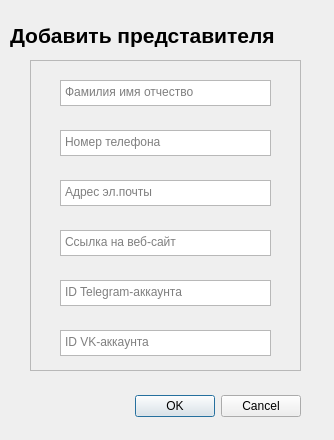
<?xml version="1.0" encoding="UTF-8"?>
<ui version="4.0">
 <class>Dialog_Representatives_add</class>
 <widget class="QDialog" name="Dialog_Representatives_add">
  <property name="geometry">
   <rect>
    <x>0</x>
    <y>0</y>
    <width>334</width>
    <height>440</height>
   </rect>
  </property>
  <property name="windowTitle">
   <string>Добавление представителя</string>
  </property>
  <property name="styleSheet">
   <string notr="true"/>
  </property>
  <widget class="QDialogButtonBox" name="buttonBox">
   <property name="geometry">
    <rect>
     <x>50</x>
     <y>390</y>
     <width>251</width>
     <height>32</height>
    </rect>
   </property>
   <property name="orientation">
    <enum>Qt::Horizontal</enum>
   </property>
   <property name="standardButtons">
    <set>QDialogButtonBox::Cancel|QDialogButtonBox::Ok</set>
   </property>
  </widget>
  <widget class="QFrame" name="frame_5">
   <property name="geometry">
    <rect>
     <x>30</x>
     <y>60</y>
     <width>271</width>
     <height>311</height>
    </rect>
   </property>
   <property name="styleSheet">
    <string notr="true"/>
   </property>
   <property name="frameShape">
    <enum>QFrame::StyledPanel</enum>
   </property>
   <property name="frameShadow">
    <enum>QFrame::Raised</enum>
   </property>
   <widget class="QTextEdit" name="te_rep_fullname">
    <property name="geometry">
     <rect>
      <x>30</x>
      <y>20</y>
      <width>211</width>
      <height>26</height>
     </rect>
    </property>
    <property name="tabletTracking">
     <bool>false</bool>
    </property>
    <property name="contextMenuPolicy">
     <enum>Qt::DefaultContextMenu</enum>
    </property>
    <property name="styleSheet">
     <string notr="true"/>
    </property>
    <property name="inputMethodHints">
     <set>Qt::ImhNone</set>
    </property>
    <property name="frameShape">
     <enum>QFrame::StyledPanel</enum>
    </property>
    <property name="frameShadow">
     <enum>QFrame::Sunken</enum>
    </property>
    <property name="horizontalScrollBarPolicy">
     <enum>Qt::ScrollBarAsNeeded</enum>
    </property>
    <property name="tabChangesFocus">
     <bool>false</bool>
    </property>
    <property name="undoRedoEnabled">
     <bool>true</bool>
    </property>
    <property name="overwriteMode">
     <bool>false</bool>
    </property>
    <property name="acceptRichText">
     <bool>true</bool>
    </property>
    <property name="placeholderText">
     <string>Фамилия имя отчество</string>
    </property>
   </widget>
   <widget class="QTextEdit" name="te_rep_website">
    <property name="geometry">
     <rect>
      <x>30</x>
      <y>170</y>
      <width>211</width>
      <height>26</height>
     </rect>
    </property>
    <property name="tabletTracking">
     <bool>false</bool>
    </property>
    <property name="contextMenuPolicy">
     <enum>Qt::DefaultContextMenu</enum>
    </property>
    <property name="styleSheet">
     <string notr="true"/>
    </property>
    <property name="inputMethodHints">
     <set>Qt::ImhNone</set>
    </property>
    <property name="frameShape">
     <enum>QFrame::StyledPanel</enum>
    </property>
    <property name="frameShadow">
     <enum>QFrame::Sunken</enum>
    </property>
    <property name="horizontalScrollBarPolicy">
     <enum>Qt::ScrollBarAsNeeded</enum>
    </property>
    <property name="tabChangesFocus">
     <bool>false</bool>
    </property>
    <property name="undoRedoEnabled">
     <bool>true</bool>
    </property>
    <property name="overwriteMode">
     <bool>false</bool>
    </property>
    <property name="acceptRichText">
     <bool>true</bool>
    </property>
    <property name="placeholderText">
     <string>Ссылка на веб-сайт</string>
    </property>
   </widget>
   <widget class="QTextEdit" name="te_rep_email">
    <property name="geometry">
     <rect>
      <x>30</x>
      <y>120</y>
      <width>211</width>
      <height>26</height>
     </rect>
    </property>
    <property name="tabletTracking">
     <bool>false</bool>
    </property>
    <property name="contextMenuPolicy">
     <enum>Qt::DefaultContextMenu</enum>
    </property>
    <property name="styleSheet">
     <string notr="true"/>
    </property>
    <property name="inputMethodHints">
     <set>Qt::ImhNone</set>
    </property>
    <property name="frameShape">
     <enum>QFrame::StyledPanel</enum>
    </property>
    <property name="frameShadow">
     <enum>QFrame::Sunken</enum>
    </property>
    <property name="horizontalScrollBarPolicy">
     <enum>Qt::ScrollBarAsNeeded</enum>
    </property>
    <property name="tabChangesFocus">
     <bool>false</bool>
    </property>
    <property name="undoRedoEnabled">
     <bool>true</bool>
    </property>
    <property name="overwriteMode">
     <bool>false</bool>
    </property>
    <property name="acceptRichText">
     <bool>true</bool>
    </property>
    <property name="placeholderText">
     <string>Адрес эл.почты</string>
    </property>
   </widget>
   <widget class="QTextEdit" name="te_rep_telegram">
    <property name="geometry">
     <rect>
      <x>30</x>
      <y>220</y>
      <width>211</width>
      <height>26</height>
     </rect>
    </property>
    <property name="tabletTracking">
     <bool>false</bool>
    </property>
    <property name="contextMenuPolicy">
     <enum>Qt::DefaultContextMenu</enum>
    </property>
    <property name="styleSheet">
     <string notr="true"/>
    </property>
    <property name="inputMethodHints">
     <set>Qt::ImhNone</set>
    </property>
    <property name="frameShape">
     <enum>QFrame::StyledPanel</enum>
    </property>
    <property name="frameShadow">
     <enum>QFrame::Sunken</enum>
    </property>
    <property name="horizontalScrollBarPolicy">
     <enum>Qt::ScrollBarAsNeeded</enum>
    </property>
    <property name="tabChangesFocus">
     <bool>false</bool>
    </property>
    <property name="undoRedoEnabled">
     <bool>true</bool>
    </property>
    <property name="overwriteMode">
     <bool>false</bool>
    </property>
    <property name="acceptRichText">
     <bool>true</bool>
    </property>
    <property name="placeholderText">
     <string>ID Telegram-аккаунта</string>
    </property>
   </widget>
   <widget class="QTextEdit" name="te_rep_phone">
    <property name="geometry">
     <rect>
      <x>30</x>
      <y>70</y>
      <width>211</width>
      <height>26</height>
     </rect>
    </property>
    <property name="tabletTracking">
     <bool>false</bool>
    </property>
    <property name="contextMenuPolicy">
     <enum>Qt::DefaultContextMenu</enum>
    </property>
    <property name="styleSheet">
     <string notr="true"/>
    </property>
    <property name="inputMethodHints">
     <set>Qt::ImhNone</set>
    </property>
    <property name="frameShape">
     <enum>QFrame::StyledPanel</enum>
    </property>
    <property name="frameShadow">
     <enum>QFrame::Sunken</enum>
    </property>
    <property name="horizontalScrollBarPolicy">
     <enum>Qt::ScrollBarAsNeeded</enum>
    </property>
    <property name="tabChangesFocus">
     <bool>false</bool>
    </property>
    <property name="undoRedoEnabled">
     <bool>true</bool>
    </property>
    <property name="overwriteMode">
     <bool>false</bool>
    </property>
    <property name="acceptRichText">
     <bool>true</bool>
    </property>
    <property name="placeholderText">
     <string>Номер телефона</string>
    </property>
   </widget>
   <widget class="QTextEdit" name="te_rep_vk">
    <property name="geometry">
     <rect>
      <x>30</x>
      <y>270</y>
      <width>211</width>
      <height>26</height>
     </rect>
    </property>
    <property name="tabletTracking">
     <bool>false</bool>
    </property>
    <property name="contextMenuPolicy">
     <enum>Qt::DefaultContextMenu</enum>
    </property>
    <property name="styleSheet">
     <string notr="true"/>
    </property>
    <property name="inputMethodHints">
     <set>Qt::ImhNone</set>
    </property>
    <property name="frameShape">
     <enum>QFrame::StyledPanel</enum>
    </property>
    <property name="frameShadow">
     <enum>QFrame::Sunken</enum>
    </property>
    <property name="horizontalScrollBarPolicy">
     <enum>Qt::ScrollBarAsNeeded</enum>
    </property>
    <property name="tabChangesFocus">
     <bool>false</bool>
    </property>
    <property name="undoRedoEnabled">
     <bool>true</bool>
    </property>
    <property name="overwriteMode">
     <bool>false</bool>
    </property>
    <property name="acceptRichText">
     <bool>true</bool>
    </property>
    <property name="placeholderText">
     <string>ID VK-аккаунта</string>
    </property>
   </widget>
  </widget>
  <widget class="QLabel" name="label">
   <property name="geometry">
    <rect>
     <x>10</x>
     <y>20</y>
     <width>451</width>
     <height>30</height>
    </rect>
   </property>
   <property name="font">
    <font>
     <pointsize>16</pointsize>
     <weight>75</weight>
     <bold>true</bold>
    </font>
   </property>
   <property name="text">
    <string>Добавить представителя</string>
   </property>
  </widget>
 </widget>
 <resources/>
 <connections>
  <connection>
   <sender>buttonBox</sender>
   <signal>accepted()</signal>
   <receiver>Dialog_Representatives_add</receiver>
   <slot>accept()</slot>
   <hints>
    <hint type="sourcelabel">
     <x>248</x>
     <y>254</y>
    </hint>
    <hint type="destinationlabel">
     <x>157</x>
     <y>274</y>
    </hint>
   </hints>
  </connection>
  <connection>
   <sender>buttonBox</sender>
   <signal>rejected()</signal>
   <receiver>Dialog_Representatives_add</receiver>
   <slot>reject()</slot>
   <hints>
    <hint type="sourcelabel">
     <x>316</x>
     <y>260</y>
    </hint>
    <hint type="destinationlabel">
     <x>286</x>
     <y>274</y>
    </hint>
   </hints>
  </connection>
 </connections>
</ui>
